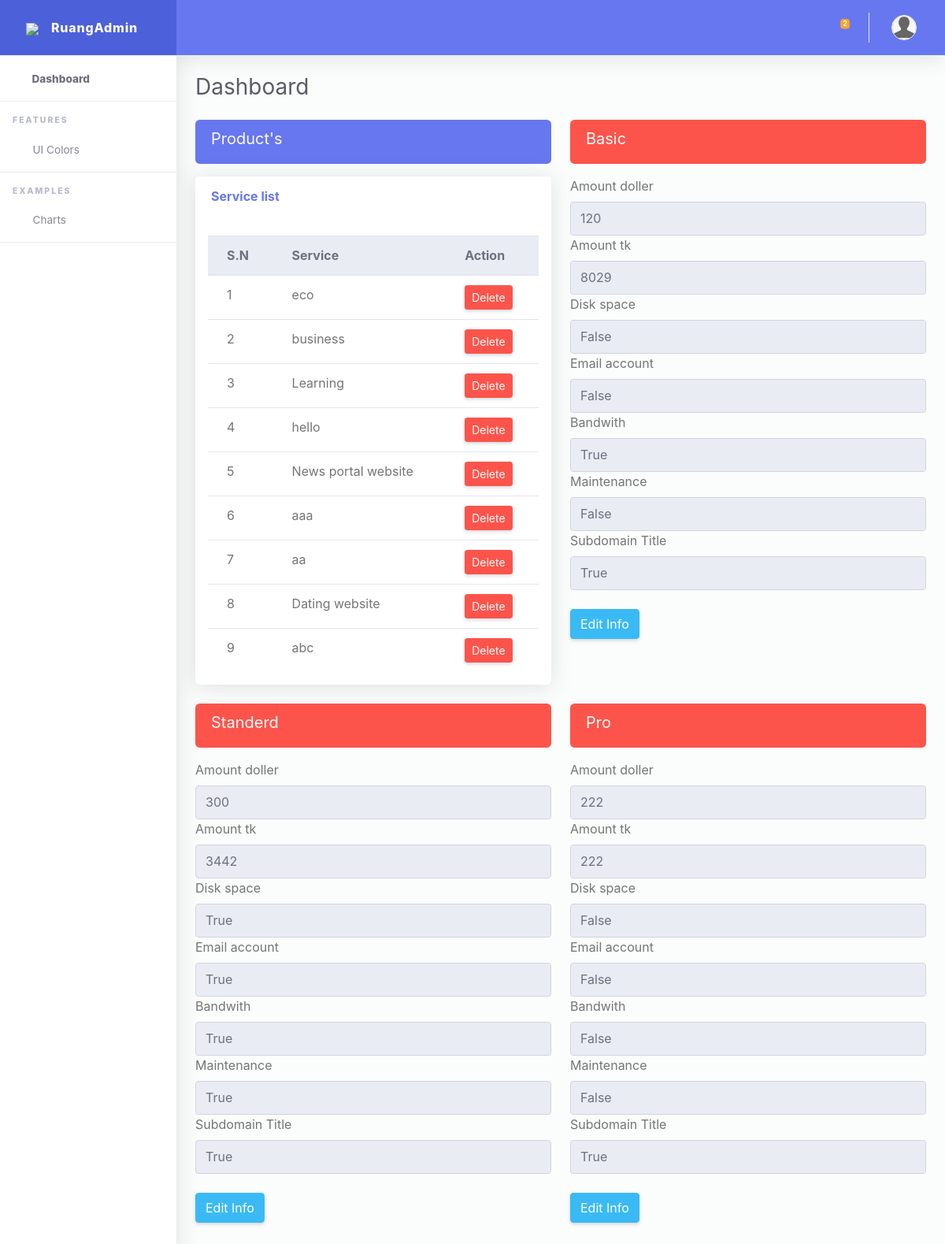
Screenshot of /dashboard/manage-product/ with the database file from the repository.
### second_app/models.py (models this page shows, shortened)
class Product(models.Model):
    product_name = models.CharField(max_length=222, blank=True, null=True)
    product_demo_link = models.URLField()
    basic = models.ForeignKey(BasicProduct, on_delete=models.CASCADE, blank=True, null=True)
    standerd = models.ForeignKey(StanderdProduct, on_delete=models.CASCADE, blank=True, null=True)
    pro = models.ForeignKey(ProProduct, on_delete=models.CASCADE, blank=True, null=True)

class BasicProduct(models.Model):
    amount_doller = models.CharField(max_length=100, blank=True, null=True)
    amonut_tk = models.CharField(max_length=100, blank=True, null=True)
    disk_space = models.BooleanField(default=True, help_text="50GB disk space", blank=True, null=True)
    email_account = models.BooleanField(default=True, help_text="50 Email Account", blank=True, null=True)
    bandwith = models.BooleanField(default=True, help_text="50GB disk spacet", blank=True, null=True)
    maintenance = models.BooleanField(default=True, blank=True, null=True)
    subdomain = models.BooleanField(default=True, blank=True, null=True)
    aaa = "BASIC (low budget)"

class StanderdProduct(models.Model):
    amount_doller = models.CharField(max_length=100, blank=True, null=True)
    amonut_tk = models.CharField(max_length=100, blank=True, null=True)
    disk_space = models.BooleanField(default=True, help_text="50GB disk space", blank=True, null=True)
    email_account = models.BooleanField(default=True, help_text="50 Email Account", blank=True, null=True)
    bandwith = models.BooleanField(default=True, help_text="50GB disk spacet", blank=True, null=True)
    maintenance = models.BooleanField(default=True, blank=True, null=True)
    subdomain = models.BooleanField(default=True, blank=True, null=True)
    aaa = "STANDERD (mid budget)"

class ProProduct(models.Model):
    amount_doller = models.CharField(max_length=100, blank=True, null=True)
    amonut_tk = models.CharField(max_length=100, blank=True, null=True)
    disk_space = models.BooleanField(default=True, help_text="50GB disk space", blank=True, null=True)
    email_account = models.BooleanField(default=True, help_text="50 Email Account", blank=True, null=True)
    bandwith = models.BooleanField(default=True, help_text="50GB disk spacet", blank=True, null=True)
    maintenance = models.BooleanField(default=True, blank=True, null=True)
    subdomain = models.BooleanField(default=True, blank=True, null=True)
    aaa = "PRO (high budget)"

### dashboard_app/views.py (the view)
# urls.py: path('manage-product/', views.manage_product, name='manage_product'),
def manage_product(request):
    product = Product.objects.all()
    basic_p = BasicProduct.objects.all()
    standered_p = StanderdProduct.objects.all()
    pro_p = ProProduct.objects.all()
    context = {
        'product':product,
        'basic_p':basic_p,
        'standered_p':standered_p,
        'pro_p':pro_p,
    }
    return render(request, 'dashboard_app/manage_product.html', context)

### core/custommodelserver.py (called while the page is built)
def headfoot(request):
    headerr = Header.objects.last()
    footerr = Footer.objects.last()
    context = {
        'headerr':headerr,
        'footerr':footerr
    }
    return context

### dashboard_app/custommodel.py (called while the page is built)
def footer(request):
    footer = Footer.objects.last()
    context = {
        'footer':footer
    }
    return context

### templates/dashboard_app/manage_product.html (shortened to what this page needs)
{% extends 'dashboard_base.html' %}
{% load static %}
{% block body_block %}
<div class="row">
  <div class="col-lg-6">
    <div class="alert alert-primary">
      <h5>Product's</h5>
    </div>
    <div class="card mb-4">
      <div class="card-header py-3 d-flex flex-row align-items-center justify-content-between">
        <h6 class="m-0 font-weight-bold text-primary">Service list</h6>
      </div>
      <div class="table-responsive p-3">
        <table class="table align-items-center table-flush" id="dataTable">
          <thead class="thead-light">
            <tr>
              <th>S.N</th>
              <th>Service</th>
              <th>Action</th>
            </tr>
          </thead>
          <tbody>
            {% for p in product %}
            <tr>
              <td>{{forloop.counter }}</td>
              <td>{{p.product_name}}</td>
              <td>
                <a href="#" class="btn btn-danger btn-sm">Delete</a>
              </td>
            </tr>
            {% endfor %}
          </tbody>
        </table>
      </div>
    </div>
  </div>
  <div class="col-lg-6">
    <div class="alert alert-danger">
      <h5>Basic</h5>
    </div>
    {% for bp in basic_p %}
    <label>Amount doller </label>
    <input type="text" name="" value="{{bp.amount_doller}}" class="form-control" readonly>
    <label>Amount tk </label>
    <input type="text" name="" value="{{bp.amonut_tk}}" class="form-control" readonly>
    <label>Disk space </label>
      <input type="text" name="" value="{{bp.disk_space}}" class="form-control" readonly>
    <label>Email account </label>
      <input type="text" name="" value="{{bp.email_account}}" class="form-control" readonly>
    <label>Bandwith</label>
      <input type="text" name="" value="{{bp.bandwith}}" class="form-control" readonly>
    <label>Maintenance</label>
      <input type="text" name="" value="{{bp.maintenance}}" class="form-control" readonly>
    <label>Subdomain Title</label>
      <input type="text" name="" value="{{bp.subdomain}}" class="form-control" readonly>
        <a href="{% url 'edit_basic_product_info' pk=bp.id %}" class="btn btn-info btn-bg mb-5 mt-4">Edit Info</a>
      {% endfor %}
  </div>
  <div class="col-lg-6">
    <div class="alert alert-danger">
      <h5>Standerd</h5>
    </div>
    {% for sp in standered_p %}
    <label>Amount doller </label>
    <input type="text" name="" value="{{sp.amount_doller}}" class="form-control" readonly>
    <label>Amount tk </label>
    <input type="text" name="" value="{{sp.amonut_tk}}" class="form-control" readonly>
    <label>Disk space </label>
      <input type="text" name="" value="{{sp.disk_space}}" class="form-control" readonly>
    <label>Email account </label>
      <input type="text" name="" value="{{sp.email_account}}" class="form-control" readonly>
    <label>Bandwith</label>
      <input type="text" name="" value="{{sp.bandwith}}" class="form-control" readonly>
    <label>Maintenance</label>
      <input type="text" name="" value="{{sp.maintenance}}" class="form-control" readonly>
    <label>Subdomain Title</label>
      <input type="text" name="" value="{{sp.subdomain}}" class="form-control" readonly>
        <a href="{% url 'edit_standered_product_info' pk=sp.id %}" class="btn btn-info btn-bg mb-5 mt-4">Edit Info</a>
      {% endfor %}
  </div>
  <div class="col-lg-6">
    <div class="alert alert-danger">
      <h5>Pro</h5>
    </div>
    {% for pp in pro_p %}
    <label>Amount doller </label>
    <input type="text" name="" value="{{pp.amount_doller}}" class="form-control" readonly>
    <label>Amount tk </label>
    <input type="text" name="" value="{{pp.amonut_tk}}" class="form-control" readonly>
    <label>Disk space </label>
      <input type="text" name="" value="{{pp.disk_space}}" class="form-control" readonly>
    <label>Email account </label>
      <input type="text" name="" value="{{pp.email_account}}" class="form-control" readonly>
    <label>Bandwith</label>
      <input type="text" name="" value="{{pp.bandwith}}" class="form-control" readonly>
    <label>Maintenance</label>
      <input type="text" name="" value="{{pp.maintenance}}" class="form-control" readonly>
    <label>Subdomain Title</label>
      <input type="text" name="" value="{{pp.subdomain}}" class="form-control" readonly>
        <a href="{% url 'edit_pro_product_info' pk=pp.id %}" class="btn btn-info btn-bg mb-5 mt-4">Edit Info</a>
      {% endfor %}
  </div>
</div>
{% endblock %}

### rows the page displays
Product: product_name "eco"
Product: product_name "business"
Product: product_name "Learning"
Product: product_name "hello"
Product: product_name "News portal website"
Product: product_name "aaa"
Product: product_name "aa"
Product: product_name "Dating website"
Product: product_name "abc"
BasicProduct: amount_doller "120", amonut_tk "8029", disk_space "False", email_account "False", bandwith "True", maintenance "False", subdomain "True"
StanderdProduct: amount_doller "300", amonut_tk "3442", disk_space "True", email_account "True", bandwith "True", maintenance "True", subdomain "True"
ProProduct: amount_doller "222", amonut_tk "222", disk_space "False", email_account "False", bandwith "False", maintenance "False", subdomain "True"
